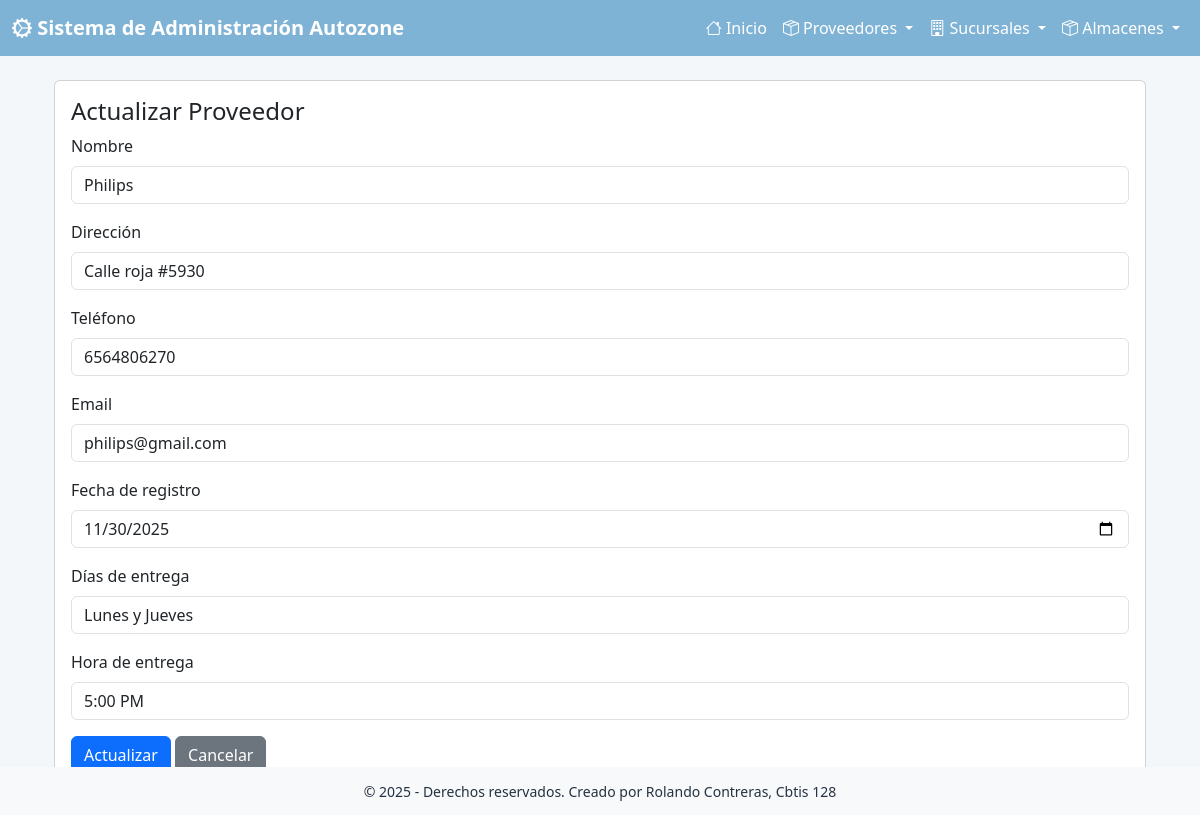
The page /proveedor/editar/2/ on the database its author committed.
### app_Autozone/models.py (models this page shows, shortened)
class Proveedor(models.Model):
    nombre = models.CharField(max_length=100)
    direccion = models.CharField(max_length=200)
    telefono = models.CharField(max_length=20)
    email = models.EmailField(max_length=50)
    fecha_registro = models.DateField()
    dias_entrega = models.CharField(max_length=150)
    hora_entrega = models.CharField(max_length=50)
    class Meta:
        verbose_name = 'Proveedor'
        verbose_name_plural = 'Proveedores'

### app_Autozone/views.py (the view)
# urls.py: path('proveedor/editar/<int:proveedor_id>/', views.actualizar_proveedor, name='actualizar_proveedor'),
def actualizar_proveedor(request, proveedor_id):
    proveedor = get_object_or_404(Proveedor, pk=proveedor_id)
    return render(request, 'proveedor/actualizar_proveedor.html', {'proveedor': proveedor})

### app_Autozone/templates/proveedor/actualizar_proveedor.html (shortened to what this page needs)
{% extends 'base.html' %}
{% block content %}
<div class="card p-3">
  <h4>Actualizar Proveedor</h4>
  <form method="post" action="{% url 'realizar_actualizacion_proveedor' proveedor.id %}">
    <div class="mb-3">
      <label class="form-label">Nombre</label>
      <input class="form-control" name="nombre" value="{{ proveedor.nombre }}">
    </div>
    <div class="mb-3">
      <label class="form-label">Dirección</label>
      <input class="form-control" name="direccion" value="{{ proveedor.direccion }}">
    </div>
    <div class="mb-3">
      <label class="form-label">Teléfono</label>
      <input class="form-control" name="telefono" value="{{ proveedor.telefono }}">
    </div>
    <div class="mb-3">
      <label class="form-label">Email</label>
      <input class="form-control" name="email" value="{{ proveedor.email }}">
    </div>
    <div class="mb-3">
      <label class="form-label">Fecha de registro</label>
      <input class="form-control" name="fecha_registro" type="date" value="{{ proveedor.fecha_registro|date:'Y-m-d' }}">
    </div>
    <div class="mb-3">
      <label class="form-label">Días de entrega</label>
      <input class="form-control" name="dias_entrega" value="{{ proveedor.dias_entrega }}">
    </div>
    <div class="mb-3">
      <label class="form-label">Hora de entrega</label>
      <input class="form-control" name="hora_entrega" value="{{ proveedor.hora_entrega }}">
    </div>
    <button class="btn btn-primary">Actualizar</button>
    <a class="btn btn-secondary" href="{% url 'ver_proveedores' %}">Cancelar</a>
  </form>
</div>
{% endblock %}

### app_Autozone/templates/base.html (style rules this page uses)
:root { --primary:#7FB3D5; --accent:#F7D6B5; --muted:#F4F7FA; --card:#FFFFFF; }
body { background: var(--muted); color: #243240; }

### rows shown on the page
Proveedor: nombre "Philips", direccion "Calle roja #5930", telefono "6564806270", email "philips@gmail.com", fecha_registro "11/30/2025", dias_entrega "Lunes y Jueves", hora_entrega "5:00 PM"
